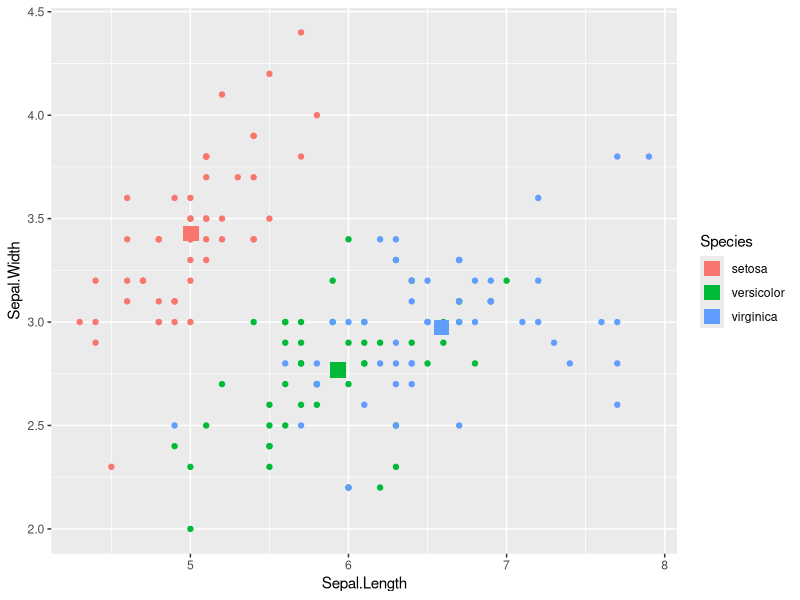
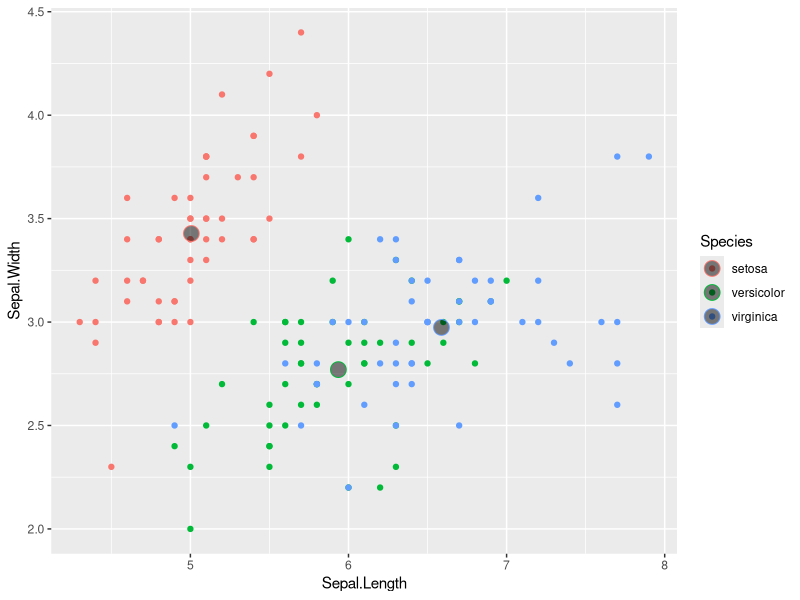
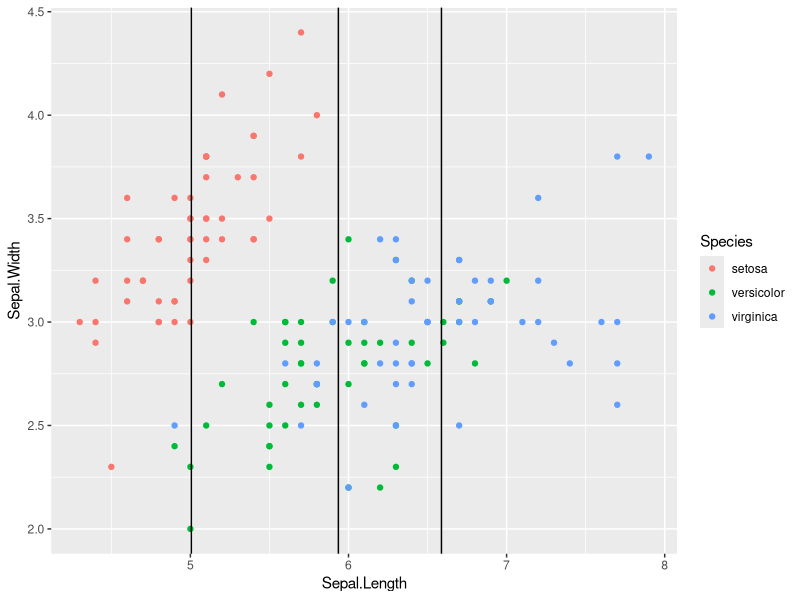
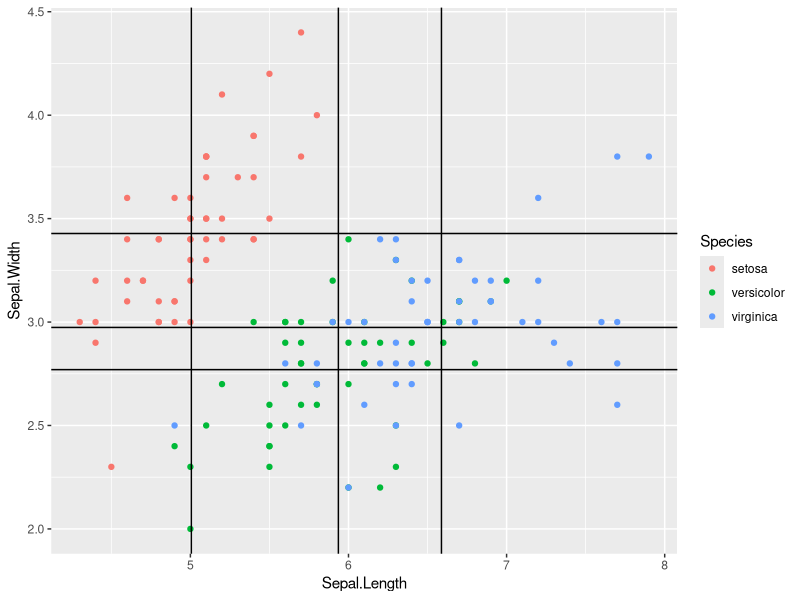
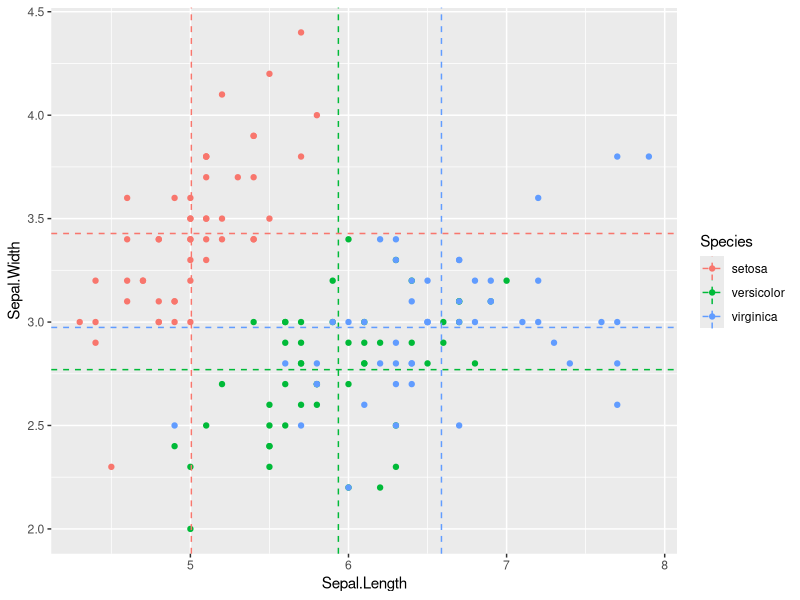
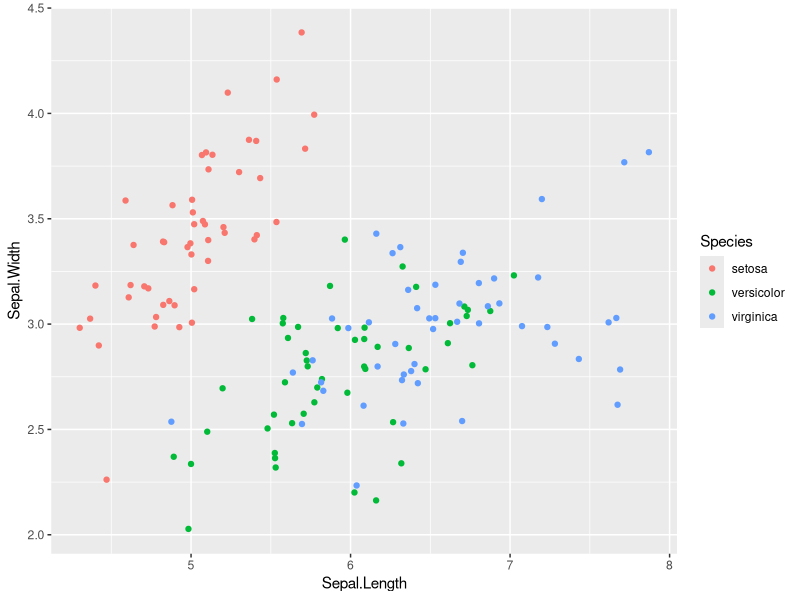
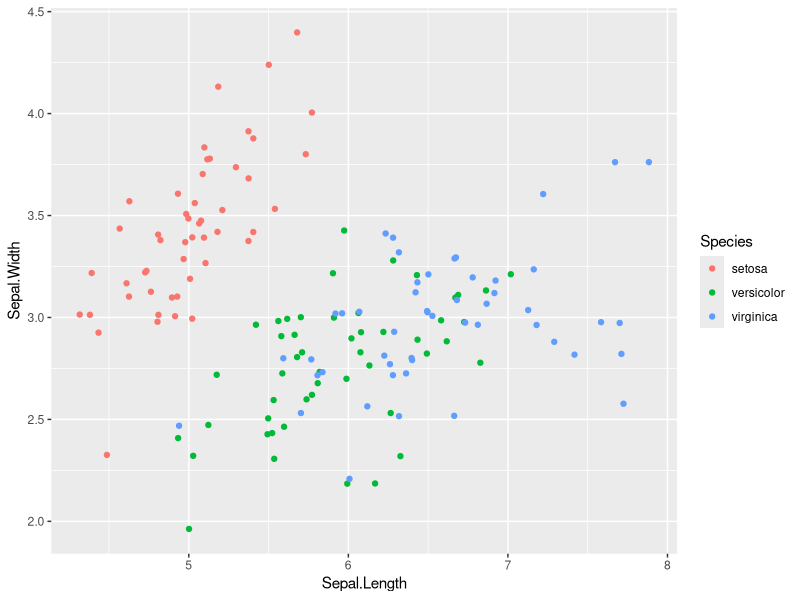
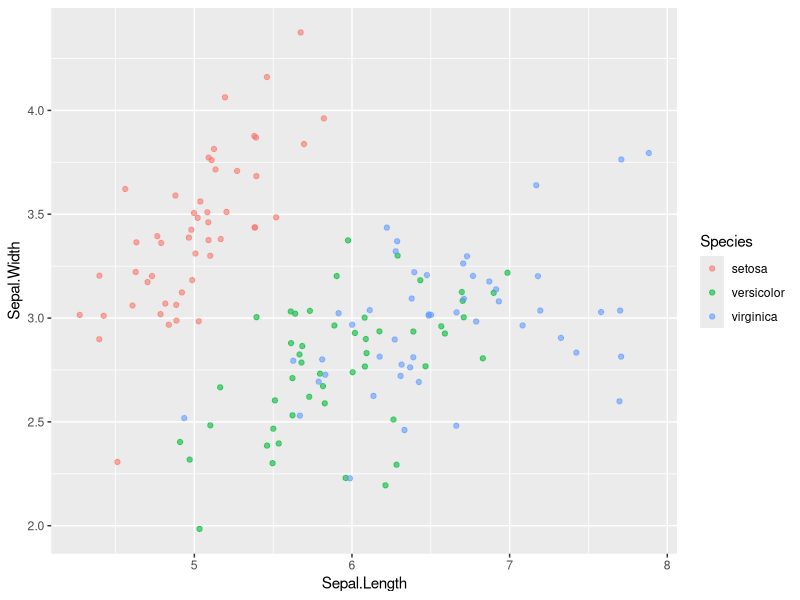

Generate these figures, in order, with R:
## ---- chunk 1
knitr::opts_chunk$set(echo = TRUE)
## ---- chunk 2
library("ggplot2")
head(iris)
iris.summary <- aggregate(iris[1:4], list(iris$Species), mean) 
names(iris.summary)[1] <- "Species"
head(iris.summary)

ggplot(iris, aes(x = Sepal.Length, y = Sepal.Width, col = Species)) +
  geom_point()+
  geom_point(data = iris.summary, shape = 15, size = 5)

ggplot(iris, aes(x = Sepal.Length, y = Sepal.Width, col = Species)) +
  geom_point() +
  geom_point(data = iris.summary,
  shape = 21, size = 5, fill = "#00000080")
## ---- chunk 3
ggplot(iris, aes(x = Sepal.Length, y = Sepal.Width, col = Species)) +
  geom_point() +
  geom_vline(data = iris.summary,  aes(xintercept = Sepal.Length))

ggplot(iris, aes(x = Sepal.Length, y = Sepal.Width, col = Species)) +
  geom_point() +
  geom_vline(data = iris.summary, aes(xintercept = Sepal.Length)) +
  geom_hline(data = iris.summary, aes(yintercept = Sepal.Width))

ggplot(iris, aes(x = Sepal.Length, y = Sepal.Width, col = Species)) +
  geom_point() +
  geom_vline(data = iris.summary, linetype = 2,
  aes(xintercept = Sepal.Length, col = Species)) +
  geom_hline(data = iris.summary, linetype = 2,
  aes(yintercept = Sepal.Width, col = Species))
## ---- chunk 4
ggplot(iris, aes(x = Sepal.Length, y = Sepal.Width, col = Species)) +
  geom_point(position = "jitter")

ggplot(iris, aes(x = Sepal.Length, y = Sepal.Width, col = Species)) +
  geom_jitter()

ggplot(iris, aes(x = Sepal.Length, y = Sepal.Width, col = Species)) +
  geom_jitter(alpha = 0.6)

ggplot(iris, aes(x = Sepal.Length, y = Sepal.Width, col = Species)) +
  geom_jitter(shape = 1)


## ---- chunk 5
# Shown in the viewer:
ggplot(mtcars, aes(x = cyl, y = wt)) +
  geom_point()

# Solutions:
# 1 - With geom_jitter()
ggplot(mtcars, aes(x = cyl, y = wt)) +
  geom_jitter()

# 2 - Set width in geom_jitter()
ggplot(mtcars, aes(x = cyl, y = wt)) +
  geom_jitter(width = 0.1)

# 3 - Set position = position_jitter() in geom_point() ()
ggplot(mtcars, aes(x = cyl, y = wt)) +
  geom_point(position = position_jitter(0.1))
## ---- chunk 6
library(readr)
Vocab <- read_csv("data/Vocab.csv")
head(Vocab)

# Examine the structure of Vocab
str(Vocab)

# Basic scatter plot of vocabulary (y) against education (x). Use geom_point()
ggplot(Vocab, aes(x = education, y = vocabulary)) + geom_point()

# Use geom_jitter() instead of geom_point()
ggplot(Vocab, aes(x = education, y = vocabulary)) + geom_jitter()

# Using the above plotting command, set alpha to a very low 0.2
ggplot(Vocab, aes(x = education, y = vocabulary)) + geom_jitter(alpha = 0.2)

# Using the above plotting command, set the shape to 1
ggplot(Vocab, aes(x = education, y = vocabulary)) + geom_jitter(alpha = 0.2, shape = 1)

## ---- chunk 7
ggplot(iris, aes(x = Sepal.Width)) +
  geom_histogram()
diff(range(iris$Sepal.Width)) / 30

ggplot(iris, aes(x = Sepal.Width)) +
  geom_histogram(binwidth = 0.1)

# internal data frame with y re-labeled
ggplot(iris, aes(x = Sepal.Width)) +
  geom_histogram(aes(y = ..density..), binwidth = 0.1)

# different species
ggplot(iris, aes(x = Sepal.Width, fill = Species)) +
  geom_histogram(binwidth = 0.1)

ggplot(iris, aes(x = Sepal.Width, fill = Species)) +
  geom_histogram(binwidth = 0.1, position = "stack")

ggplot(iris, aes(x = Sepal.Width, fill = Species)) +
  geom_histogram(binwidth = 0.1, position = "dodge")

ggplot(iris, aes(x = Sepal.Width, fill = Species)) +
  geom_histogram(binwidth = 0.1, position = "fill")
## ---- chunk 8
library(plyr)
library(reshape2)
iris_melted <- melt(iris, value.name = "Value", variable.name = "Measure") 
iris_summ <- ddply(iris_melted[iris_melted$Measure == "Sepal.Width",], "Species", summarise, avg = mean(Value), stdev = sd(Value))
str(iris_summ)


ggplot(iris_summ, aes(x = Species, y = avg)) +
  geom_bar(stat = "identity")

ggplot(iris_summ, aes(x = Species, y = avg)) +
  geom_bar(stat = "identity", fill = "grey50") +
  geom_errorbar(aes(ymin = avg - stdev, ymax = avg + stdev),width = 0.2)
## ---- chunk 9
# 1 - Make a univariate histogram
ggplot(mtcars, aes(x = mpg)) +
  geom_histogram()

# 2 - Plot 1, plus set binwidth to 1 in the geom layer
ggplot(mtcars, aes(x = mpg)) +
  geom_histogram(binwidth = 1)

# 3 - Plot 2, plus MAP ..density.. to the y aesthetic (i.e. in a second aes() function)
ggplot(mtcars, aes(x = mpg)) +
  geom_histogram(binwidth = 1, aes(y = ..density..))

# 4 - plot 3, plus SET the fill attribute to "#377EB8"
ggplot(mtcars, aes(x = mpg)) +
  geom_histogram(binwidth = 1, aes(y = ..density..),fill = "#377EB8")


## ---- chunk 10
# Draw a bar plot of cyl, filled according to am
ggplot(mtcars, aes(x = cyl, fill = as.factor(am))) +
  geom_bar()

# Change the position argument to stack
ggplot(mtcars, aes(x = cyl, fill = as.factor(am))) +
  geom_bar(position = "stack")

# Change the position argument to fill
ggplot(mtcars, aes(x = cyl, fill = as.factor(am))) +
  geom_bar(position = "fill")

# Change the position argument to dodge
ggplot(mtcars, aes(x = cyl, fill = as.factor(am))) +
  geom_bar(position = "dodge")

## ---- chunk 11
# 1 - The last plot form the previous exercise
ggplot(mtcars, aes(x = cyl, fill = as.factor(am))) +
  geom_bar(position = "dodge")

# 2 - Define posn_d with position_dodge()
posn_d <- position_dodge(width=0.2)

# 3 - Change the position argument to posn_d
ggplot(mtcars, aes(x = cyl, fill = as.factor(am))) +
  geom_bar(position = posn_d)

# 4 - Use posn_d as position and adjust alpha to 0.6
ggplot(mtcars, aes(x = cyl, fill = as.factor(am))) +
  geom_bar(position = posn_d,alpha = 0.6)


## ---- chunk 12
# A basic histogram, add coloring defined by cyl
ggplot(mtcars, aes(mpg,fill = as.factor(cyl))) +
  geom_histogram(binwidth = 1)

# Change position to identity
ggplot(mtcars, aes(mpg,fill = as.factor(cyl))) +
  geom_histogram(binwidth = 1,position = "identity")

# Change geom to freqpoly (position is identity by default)
ggplot(mtcars, aes(mpg,col = as.factor(cyl))) +
  geom_freqpoly(binwidth = 1,position = "identity")

## ---- chunk 13
# Example of how to use a brewed color palette
ggplot(mtcars, aes(x = cyl, fill = as.factor(am))) +
  geom_bar() +
  scale_fill_brewer(palette = "Set1")

# Use str() on Vocab to check out the structure
str(Vocab)

# Plot education on x and vocabulary on fill
# Use the default brewed color palette
ggplot(Vocab, aes(x = education, fill = as.factor(vocabulary))) +
  geom_bar(position = "fill") +
  scale_fill_brewer(palette = "Set1")


## ---- chunk 14
new_col <- colorRampPalette(c("#FFFFFF", "#0000FF"))
new_col(4) # the newly extrapolated colours
munsell::plot_hex(new_col(4)) # Quick and dirty plot
## ---- chunk 15
# Final plot of last exercise
ggplot(Vocab, aes(x = education, fill = as.factor(vocabulary))) +
  geom_bar(position = "fill") +
  scale_fill_brewer()

# Definition of a set of blue colors
library("RColorBrewer")
blues <- brewer.pal(9, "Blues") # from the RColorBrewer package

# 1 - Make a color range using colorRampPalette() and the set of blues
blue_range <- colorRampPalette(blues)

# 2 - Use blue_range to adjust the color of the bars, use scale_fill_manual()
ggplot(Vocab, aes(x = education, fill = as.factor(vocabulary))) +
  geom_bar(position = "fill") +
  scale_fill_manual(values = blue_range(11))

## ---- chunk 16
# 1 - Basic histogram plot command
ggplot(mtcars, aes(mpg)) +
  geom_histogram(binwidth = 1)

# 2 - Plot 1, Expand aesthetics: am onto fill
ggplot(mtcars, aes(mpg,fill = as.factor(am))) +
  geom_histogram(binwidth = 1)

# 3 - Plot 2, change position = "dodge"
ggplot(mtcars, aes(mpg,fill = as.factor(am))) +
  geom_histogram(binwidth = 1,position = "dodge")

# 4 - Plot 3, change position = "fill"
ggplot(mtcars, aes(mpg,fill = as.factor(am))) +
  geom_histogram(binwidth = 1,position = "fill")

# 5 - Plot 4, plus change position = "identity" and alpha = 0.4
ggplot(mtcars, aes(mpg,fill = as.factor(am))) +
  geom_histogram(binwidth = 1,position = "identity",alpha = 0.4)

# 6 - Plot 5, plus change mapping: cyl onto fill
ggplot(mtcars, aes(mpg,fill = as.factor(cyl))) +
  geom_histogram(binwidth = 1,position = "identity",alpha = 0.4)

## ---- chunk 17
  # Print out head of economics
head(economics)

# Plot unemploy as a function of date using a line plot
ggplot(economics, aes(x = date, y = unemploy)) + geom_line()

# Adjust plot to represent the fraction of total population that is unemployed
ggplot(economics, aes(x = date, y = unemploy/pop)) + geom_line()

## ---- chunk 18
# Basic line plot
ggplot(economics, aes(x = date, y = unemploy/pop)) +
  geom_line()

# Expand the following command with geom_rect() to draw the recess periods
begin <- c("1969-12-01","1973-11-01","1980-01-01","1981-07-01","1990-07-01","2001-03-01")
end <- c("1970-11-01","1975-03-01","1980-07-01","1982-11-01","1991-03-01","2001-11-01")
recess <- data.frame(begin, end)
recess$begin <- as.Date(recess$begin,format = "%Y-%m-%d")
recess$end <- as.Date(recess$end,format = "%Y-%m-%d")
# mutate(recess, begin = as.Date(begin,format = "%Y-%m-%d"))
str(recess)

ggplot(economics, aes(x = date, y = unemploy/pop)) +
  geom_rect(data = recess,
         aes(xmin = begin, xmax = end, ymin = -Inf, ymax = +Inf),
         inherit.aes = FALSE, fill = "red", alpha = 0.2) +
  geom_line()
## ---- chunk 19
fish.species <- read_csv("data/fish.species.csv")
fish.species <- fish.species[c("Year","Pink","Chum","Sockeye","Coho","Rainbow","Chinook","Atlantic")]
head(fish.species)
# Check the structure as a starting point
str(fish.species)

# Use gather to go from fish.species to fish.tidy
library("tidyr")
library("reshape2")
fish.tidy <- gather(fish.species, Species, Capture, -Year)
head(fish.tidy)
## ---- chunk 20
# Recreate the plot shown on the right
ggplot(fish.tidy, aes(x = Year, y = Capture,col = Species)) + geom_line()
